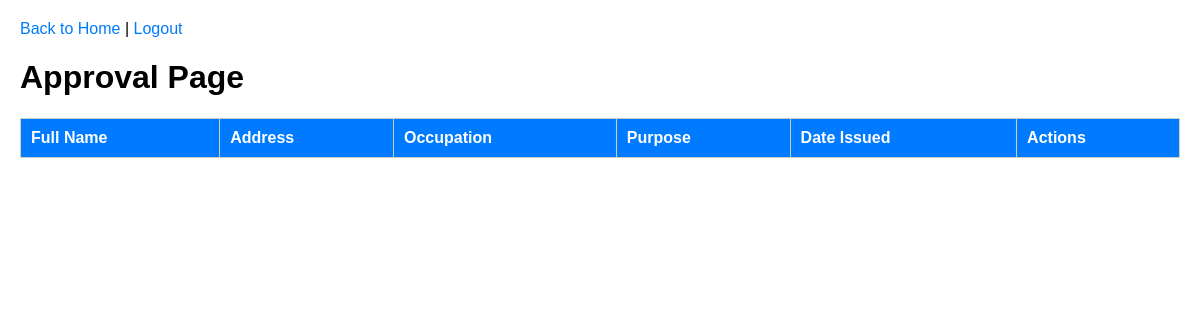
/approval (signed in), run on an earlier commit of the app's database.
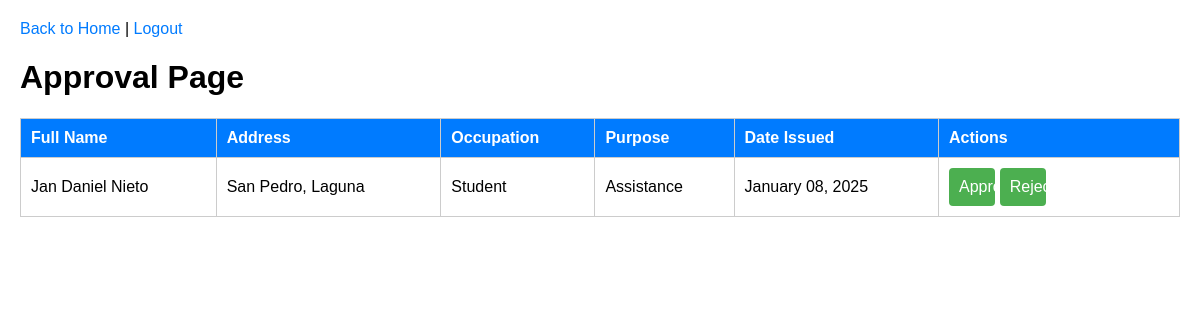
And on a later commit of the database.
### app.py (models this page shows)
class Resident(db.Model):
    id = db.Column(db.Integer, primary_key=True)
    full_name = db.Column(db.String(100), nullable=False)
    address = db.Column(db.String(200), nullable=False)
    occupation = db.Column(db.String(100), nullable=False)
    purpose = db.Column(db.String(200), nullable=False)
    date_issued = db.Column(db.DateTime, default=datetime.utcnow)
    status = db.Column(db.String(10), default="pending")  # New field: pending, approved, rejected

### app.py (the view)
@app.route('/approval')
@login_required
def approval():
    pending_residents = Resident.query.filter_by(status='pending').all()
    return render_template('approval.html', residents=pending_residents)

### app.py (called while the page is built)
@login_manager.user_loader
def load_user(user_id):
    return Account.query.get(int(user_id))

@app.before_request
def restrict_access():
    if current_user.is_authenticated:
        restricted_routes = {
            'admin': [],
            'user': ['delete_resident', 'manage_users'],
        }
        if current_user.role not in restricted_routes:
            return
        if request.endpoint in restricted_routes.get(current_user.role, []):
            flash('You are not authorized to access this page.', 'danger')
            return redirect(url_for('home_screen'))

### templates/approval.html (shortened to what this page needs)
<!DOCTYPE html>
<html lang="en">
<head>
    <link rel="stylesheet" href="styles.css">
</head>
<body>
    <div class="header">
        <a href="{{ url_for('home_screen') }}">Back to Home</a> |
        <a href="{{ url_for('logout') }}">Logout</a>
    </div>
    <h1>Approval Page</h1>
    <table border="1">
        <thead>
            <tr>
                <th>Full Name</th>
                <th>Address</th>
                <th>Occupation</th>
                <th>Purpose</th>
                <th>Date Issued</th>
                <th>Actions</th>
            </tr>
        </thead>
        <tbody>
            {% for resident in residents %}
            <tr>
                <td>{{ resident.full_name }}</td>
                <td>{{ resident.address }}</td>
                <td>{{ resident.occupation }}</td>
                <td>{{ resident.purpose }}</td>
                <td>
                    {% if resident.date_issued %}
                        {{ resident.date_issued.strftime('%B %d, %Y') }}
                    {% else %}
                        N/A
                    {% endif %}
                </td>
                <td>
                    <form action="{{ url_for('approve_request', resident_id=resident.id) }}" method="POST" style="display:inline;">
                        <button type="submit">Approve</button>
                    </form>
                    <form action="{{ url_for('reject_request', resident_id=resident.id) }}" method="POST" style="display:inline;">
                        <button type="submit">Reject</button>
                    </form>
                </td>
            </tr>
            {% endfor %}
        </tbody>
    </table>
</body>
</html>

What changed in the data, as far as the page shows it:
added Resident: full_name "Jan Daniel Nieto", address "San Pedro, Laguna", occupation "Student", purpose "Assistance", date_issued "January 08, 2025"
